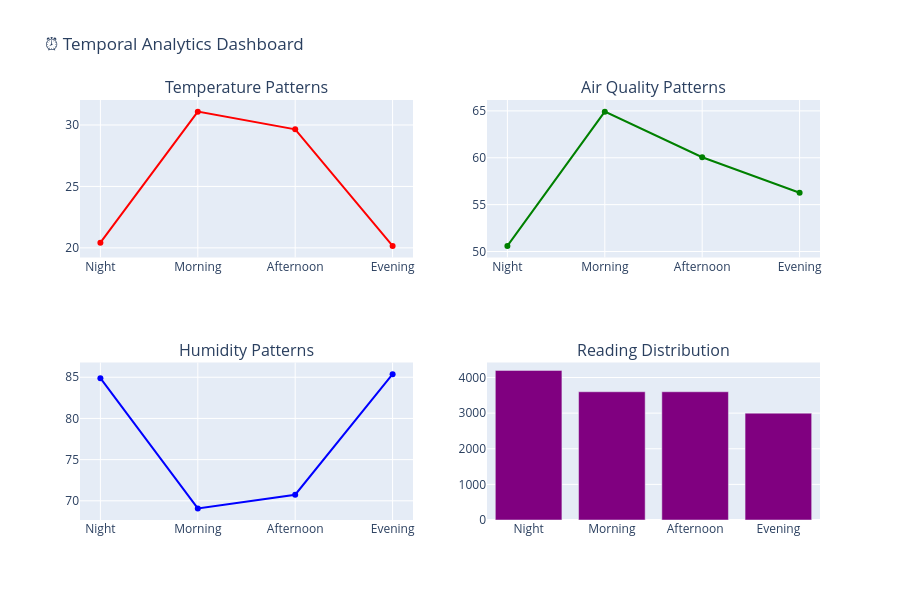

The code cell stored with this chart in its notebook:
### Code cell
# Business Analytics Query 2: Temporal Patterns
query_temporal_patterns = """
SELECT
    t.time_period,
    COUNT(*) as reading_count,
    ROUND(AVG(f.temperature_celsius), 2) as avg_temperature,
    ROUND(AVG(f.humidity_percent), 2) as avg_humidity,
    ROUND(AVG(f.air_quality_aqi), 2) as avg_aqi
FROM fact_sensor_readings f
JOIN dim_time t ON f.time_key = t.time_key
GROUP BY t.time_period
ORDER BY
    CASE t.time_period
        WHEN 'Night' THEN 1
        WHEN 'Morning' THEN 2
        WHEN 'Afternoon' THEN 3
        WHEN 'Evening' THEN 4
        ELSE 5
    END;
"""

temporal_patterns = warehouse.execute_query(query_temporal_patterns)
print(f"\n⏰ Temporal Patterns Analysis:")
print(temporal_patterns.to_string(index=False))

# Interactive plotly visualization for temporal patterns
fig = make_subplots(
    rows=2, cols=2,
    subplot_titles=('Temperature Patterns', 'Air Quality Patterns',
                    'Humidity Patterns', 'Reading Distribution'),
    specs=[[{"secondary_y": False}, {"secondary_y": False}],
           [{"secondary_y": False}, {"secondary_y": False}]]
)

# Temperature by time period
fig.add_trace(
    go.Scatter(x=temporal_patterns['time_period'], y=temporal_patterns['avg_temperature'],
               mode='lines+markers', name='Temperature', line=dict(color='red')),
    row=1, col=1
)

# AQI by time period
fig.add_trace(
    go.Scatter(x=temporal_patterns['time_period'], y=temporal_patterns['avg_aqi'],
               mode='lines+markers', name='AQI', line=dict(color='green')),
    row=1, col=2
)

# Humidity by time period
fig.add_trace(
    go.Scatter(x=temporal_patterns['time_period'], y=temporal_patterns['avg_humidity'],
               mode='lines+markers', name='Humidity', line=dict(color='blue')),
    row=2, col=1
)

# Reading count by time period
fig.add_trace(
    go.Bar(x=temporal_patterns['time_period'], y=temporal_patterns['reading_count'],
           name='Reading Count', marker=dict(color='purple')),
    row=2, col=2
)

fig.update_layout(height=600, showlegend=False, title_text="⏰ Temporal Analytics Dashboard")
fig.show()

### Figure 1 — Plotly figure (JSON) as saved in the notebook; plotly's stock layout.template omitted (floating-point values rounded to 4 significant figures)
{"data": [{"line": {"color": "red"}, "mode": "lines+markers", "name": "Temperature", "type": "scatter", "x": ["Night", "Morning", "Afternoon", "Evening"], "xaxis": "x", "y": [20.42, 31.09, 29.65, 20.16], "yaxis": "y"}, {"line": {"color": "green"}, "mode": "lines+markers", "name": "AQI", "type": "scatter", "x": ["Night", "Morning", "Afternoon", "Evening"], "xaxis": "x2", "y": [50.6, 64.92, 60.05, 56.27], "yaxis": "y2"}, {"line": {"color": "blue"}, "mode": "lines+markers", "name": "Humidity", "type": "scatter", "x": ["Night", "Morning", "Afternoon", "Evening"], "xaxis": "x3", "y": [84.89, 69.08, 70.74, 85.38], "yaxis": "y3"}, {"marker": {"color": "purple"}, "name": "Reading Count", "type": "bar", "x": ["Night", "Morning", "Afternoon", "Evening"], "xaxis": "x4", "y": [4200, 3600, 3600, 3000], "yaxis": "y4"}], "layout": {"annotations": [{"font": {"size": 16}, "showarrow": false, "text": "Temperature Patterns", "x": 0.225, "xanchor": "center", "xref": "paper", "y": 1.0, "yanchor": "bottom", "yref": "paper"}, {"font": {"size": 16}, "showarrow": false, "text": "Air Quality Patterns", "x": 0.775, "xanchor": "center", "xref": "paper", "y": 1.0, "yanchor": "bottom", "yref": "paper"}, {"font": {"size": 16}, "showarrow": false, "text": "Humidity Patterns", "x": 0.225, "xanchor": "center", "xref": "paper", "y": 0.375, "yanchor": "bottom", "yref": "paper"}, {"font": {"size": 16}, "showarrow": false, "text": "Reading Distribution", "x": 0.775, "xanchor": "center", "xref": "paper", "y": 0.375, "yanchor": "bottom", "yref": "paper"}], "height": 600, "showlegend": false, "title": {"text": "⏰ Temporal Analytics Dashboard"}, "xaxis": {"anchor": "y", "domain": [0.0, 0.45]}, "xaxis2": {"anchor": "y2", "domain": [0.55, 1.0]}, "xaxis3": {"anchor": "y3", "domain": [0.0, 0.45]}, "xaxis4": {"anchor": "y4", "domain": [0.55, 1.0]}, "yaxis": {"anchor": "x", "domain": [0.625, 1.0]}, "yaxis2": {"anchor": "x2", "domain": [0.625, 1.0]}, "yaxis3": {"anchor": "x3", "domain": [0.0, 0.375]}, "yaxis4": {"anchor": "x4", "domain": [0.0, 0.375]}}}
